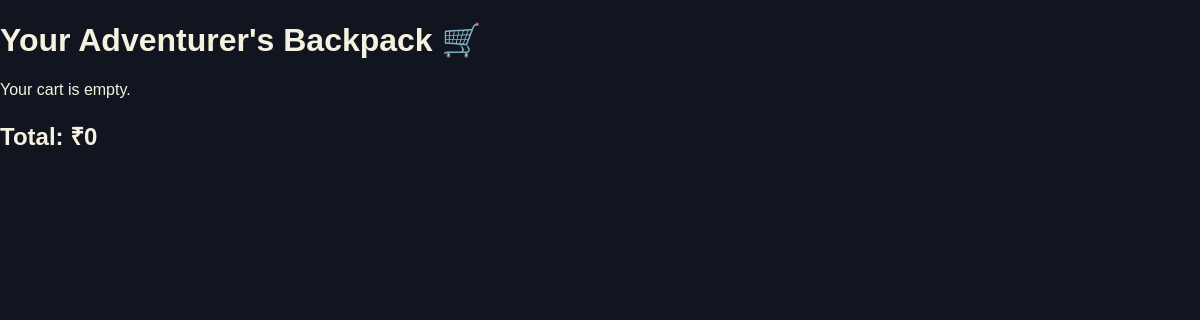
/cart/ (signed in), run on an earlier commit of the app's database.
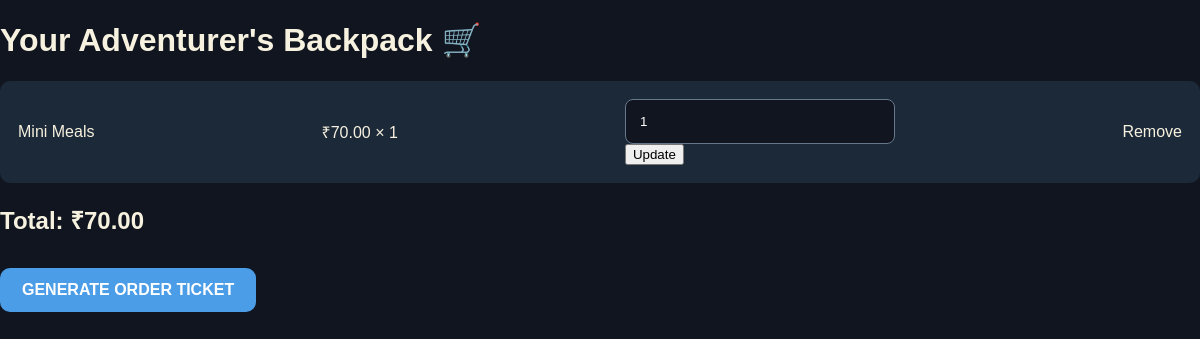
And on a later commit of the database.
### core/models.py (models this page shows, shortened)
class CartItem(models.Model):
    cart = models.ForeignKey(
        Cart,
        on_delete=models.CASCADE,
        related_name="items"
    )
    product = models.ForeignKey(Product, on_delete=models.CASCADE)
    quantity = models.PositiveIntegerField(default=1)
    class Meta:
        unique_together = ("cart", "product")
    @property
    def total_price(self):
        return self.product.price * self.quantity

class Product(models.Model):
    category = models.ForeignKey(
        Category,
        on_delete=models.CASCADE,
        related_name="products",
    )
    name = models.CharField(max_length=100)
    slug = models.SlugField(unique=True)
    description = models.TextField()
    price = models.DecimalField(max_digits=10, decimal_places=2)
    image = models.ImageField(upload_to="products/")
    is_veg = models.BooleanField(default=True)
    preparation_time = models.IntegerField(default=10)
    calories = models.IntegerField(default=0)
    weekly_purchased_count = models.IntegerField(default=0)
    rating = models.FloatField(default=4.5)
    is_popular = models.BooleanField(default=False)
    is_available = models.BooleanField(default=True)

### core/views.py (the view)
# urls.py: path("cart/", views.cart, name="cart"),
@login_required
def cart(request):
    cart, created = Cart.objects.get_or_create(user=request.user)
    items = cart.items.all()
    total = sum(item.total_price for item in items)
    return render(
        request,
        "cart.html",
        {
            "cart": cart,
            "items": items,
            "total": total,
        },
    )

### templates/cart.html (shortened to what this page needs)
{% extends 'base.html' %}
{% block content %}
<h1>Your Adventurer's Backpack 🛒</h1>
{% for item in items %}
<div class="cart-row">
    <span>{{ item.product.name }}</span>
    <span>₹{{ item.product.price }} × {{ item.quantity }}</span>
    <form method="post" action="{% url 'update_cart' item.id %}">
        <input type="number" name="quantity" min="1" value="{{ item.quantity }}">
        <button>Update</button>
    </form>
    <a href="{% url 'remove_from_cart' item.id %}">Remove</a>
</div>
{% empty %}
<p>Your cart is empty.</p>
{% endfor %}
<h2>Total: ₹{{ total }}</h2>
{% if items %}
<a class="btn secondary" href="{% url 'checkout' %}">GENERATE ORDER TICKET</a>
{% endif %}
{% endblock %}

What changed in the data, as far as the page shows it:
added CartItem: product.name "Mini Meals", product.price "70.00", quantity "1"
Also different on the page:
{{ total }}: "0" → "70.00"
text no longer shown: "Your cart is empty."
text now shown: "GENERATE ORDER TICKET"
